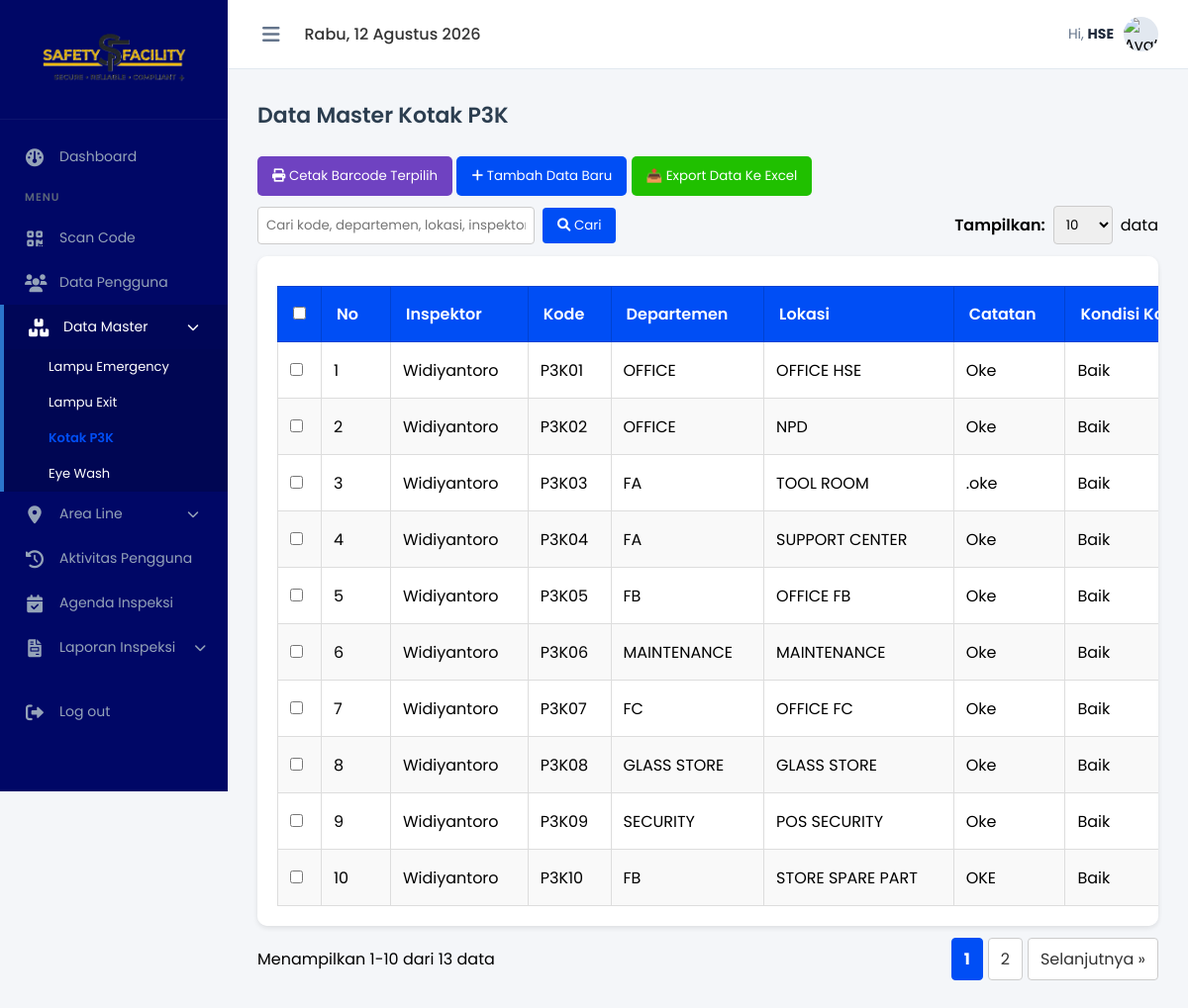
The page /master_p3k.php (signed in) on the database its author committed.
### tables this page shows
CREATE TABLE `master_p3k` (
  `id` int(11) NOT NULL,
  `code` varchar(50) NOT NULL,
  `line_area` varchar(100) DEFAULT NULL,
  `lokasi` varchar(255) NOT NULL,
  `kondisi_kotak` enum('Baik','Tidak') NOT NULL DEFAULT 'Baik',
  `kelengkapan_isi` enum('Lengkap','Tidak') NOT NULL DEFAULT 'Lengkap',
  `expired_obat` enum('Lengkap','Tidak') NOT NULL DEFAULT 'Lengkap',
  `kondisi` enum('baik','rusak','','') NOT NULL,
  `catatan` varchar(255) NOT NULL
);

### master_p3k.php (the view, shortened to what this page needs)
<?php
global $koneksi;
$search = isset($_GET['search']) ? trim($_GET['search']) : '';
$limit = isset($_GET['limit']) ? (int)$_GET['limit'] : 10;
$limit_options = [10, 25, 50, 100];
$page = isset($_GET['page']) ? (int)$_GET['page'] : 1;
$offset = ($page - 1) * $limit;
$search_sql = '';
$join_sql = "FROM master_p3k mp
    LEFT JOIN (
        SELECT code_p3k, username, tanggal_inspeksi
        FROM inspeksi_p3k
        WHERE id_inspeksi IN (SELECT MAX(id_inspeksi) FROM inspeksi_p3k GROUP BY code_p3k)
    ) ip ON mp.code = ip.code_p3k" . $search_sql;
$query_total = mysqli_query($koneksi, "SELECT COUNT(*) AS total $join_sql");
$total_rows = 0;
if ($query_total) {
    $total_rows = (int) mysqli_fetch_assoc($query_total)['total'];
}
$total_pages = $total_rows > 0 ? (int) ceil($total_rows / $limit) : 1;
$query = mysqli_query($koneksi, "SELECT mp.*, ip.username, ip.tanggal_inspeksi $join_sql
    ORDER BY mp.code ASC
    LIMIT $limit OFFSET $offset");
$hari_ini = date('l');
$daftar_hari = [
    'Sunday' => 'Minggu',
    'Monday' => 'Senin',
    'Tuesday' => 'Selasa',
    'Wednesday' => 'Rabu',
    'Thursday' => 'Kamis',
    'Friday' => 'Jumat',
    'Saturday' => 'Sabtu'
];
$hari_indo = $daftar_hari[$hari_ini] ?? $hari_ini;
$bulan_ini = date('F');
$daftar_bulan = [
    'January' => 'Januari',
    'February' => 'Februari',
    'March' => 'Maret',
    'April' => 'April',
    'May' => 'Mei',
    'June' => 'Juni',
    'July' => 'Juli',
    'August' => 'Agustus',
    'September' => 'September',
    'October' => 'Oktober',
    'November' => 'November',
    'December' => 'Desember'
];
$bulan_indo = $daftar_bulan[$bulan_ini] ?? $bulan_ini;
$tanggal_format = $hari_indo . ", " . date('d') . " " . $bulan_indo . " " . date('Y');
?>
<!DOCTYPE html>
<html lang="id">
<head>
    <link rel="stylesheet" href="https://cdnjs.cloudflare.com/ajax/libs/font-awesome/6.0.0/css/all.min.css">
    <link rel="stylesheet" href="style.css">
</head>
<body>
    <aside class="sidebar" id="sidebar">
        <div class="sidebar-brand">
            <img src="../foto/logo.png" alt="Safety Facility Logo" class="sidebar-logo">
        </div>
        <ul class="sidebar-menu">
            <li><a href="index.php"><i class="fa-solid fa-gauge"></i> <span>Dashboard</span></a></li>
            <li class="menu-header">Menu</li>
            <li><a href="scan.php"><i class="fa-solid fa-qrcode"></i> <span>Scan Code</span></a></li>
            <li><a href="../login.php"><i class="fa-solid fa-users"></i> <span>Data Pengguna</span></a></li>
            <li class="has-submenu active">
                <a href="javascript:void(0)" onclick="toggleSubmenu(this)">
                    <i class="fa-solid fa-boxes-stacked"></i>
                    <span>Data Master</span>
                    <i class="fa-solid fa-chevron-down submenu-icon"></i>
                </a>
                <ul class="submenu" style="display: block;">
                    <li><a href="master_lampu.php"> Lampu Emergency</a></li>
                    <li><a href="lampu_exit.php"> Lampu Exit</a></li>
                    <li><a href="master_p3k.php" style="color: #004ef5; font-weight: 600;"> Kotak P3K</a></li>
                    <li><a href="master_eyewash.php"> Eye Wash</a></li>
                </ul>
            </li>
            <li class="has-submenu">
                <a href="javascript:void(0)" onclick="toggleSubmenu(this)">
                    <i class="fa-solid fa-location-dot"></i>
                    <span>Area Line</span>
                    <i class="fa-solid fa-chevron-down submenu-icon"></i>
                </a>
            </li>
            <li><a href="aktivitas.php"><i class="fa-solid fa-clock-rotate-left"></i> <span>Aktivitas Pengguna</span></a></li>
            <li><a href="agenda.php"><i class="fa-solid fa-calendar-check"></i> <span>Agenda Inspeksi</span></a></li>
            <li class="has-submenu">
                <a href="javascript:void(0)" onclick="toggleSubmenu(this)">
                    <i class="fa-solid fa-file-invoice"></i>
                    <span>Laporan Inspeksi</span>
                    <i class="fa-solid fa-chevron-down submenu-icon"></i>
                </a>
            </li>
            <li style="margin-top: 20px;"><a href="../logout.php"><i class="fa-solid fa-right-from-bracket"></i> <span>Log out</span></a></li>
        </ul>
    </aside>
    <main class="main-content">
        <header class="topbar">
            <div class="topbar-left">
                <button class="toggle-sidebar-btn" onclick="toggleSidebar()"><i class="fa-solid fa-bars"></i></button>
                <div class="topbar-date"><?= $tanggal_format; ?></div>
            </div>
            <div class="user-profile">
                <span>Hi, <strong><?= htmlspecialchars($_SESSION['nama_lengkap'] ?? 'Admin'); ?></strong></span>
                <div class="user-avatar">
                    <img src="https://images.unsplash.com/photo-1535713875002-d1d0cf377fde?q=80&w=100" alt="Avatar">
                </div>
            </div>
        </header>
        <section class="content-body">
            <h2 class="page-title">Data Master Kotak P3K</h2>
            <div class="top-actions">
                <button type="button" id="btnCetakTerpilih" onclick="cetakBarcodeTerpilih('p3k')" style="background: #6f42c1; border:none; padding:10px 15px; margin-bottom: 10px; color:white; border-radius:5px; cursor:pointer;"><i class="fa-solid fa-print"></i> Cetak Barcode Terpilih</button>
                <button type="button" onclick="document.getElementById('modalTambah').style.display='block'" style="background: #004ef5; border:none; padding:10px 15px; margin-bottom: 10px; color:white; border-radius:5px; cursor:pointer;">
                    <i class="fa-solid fa-plus"></i> Tambah Data Baru
                </button>
                <button onclick="window.location.href='../export/excel_p3k.php'" style="background: #20c000; border:none; padding:10px 15px; margin-bottom: 10px; color:white; border-radius:5px; cursor:pointer;">📤 Export Data Ke Excel</button>
            </div>
            <div style="display:flex; justify-content:space-between; align-items:center; flex-wrap:wrap; gap:10px; margin-bottom:12px;">
                <form method="GET" style="display:flex; align-items:center; gap:8px;">
                    <input type="text" name="search" value="<?= htmlspecialchars($search); ?>" placeholder="Cari kode, departemen, lokasi, inspektor..." style="padding:8px; border:1px solid #ccc; border-radius:4px; width:280px;">
                    <button type="submit" style="background:#004ef5; color:white; border:none; padding:8px 15px; border-radius:4px; cursor:pointer;">
                        <i class="fa-solid fa-magnifying-glass"></i> Cari
                    </button>
                </form>
                <form method="GET" style="display:flex; align-items:center; gap:8px;">
                    <label style="font-weight:600;">Tampilkan:</label>
                    <select name="limit" onchange="this.form.submit()" style="padding:8px; border:1px solid #ccc; border-radius:4px;">
                        <?php foreach ($limit_options as $opt): ?>
                            <option value="<?= $opt; ?>" <?= $limit == $opt ? 'selected' : ''; ?>><?= $opt; ?></option>
                        <?php endforeach; ?>
                    </select>
                    <span>data</span>
                </form>
            </div>
            <div class="table-container">
                <table>
                    <thead>
                        <tr>
                            <th style="width: 3%"><input type="checkbox" id="checkAll" onclick="toggleCheckAll(this)"></th><th style="width: 5%">No</th>
                            <th>Inspektor</th>
                            <th>Kode</th>
                            <th>Departemen</th>
                            <th>Lokasi</th>
                            <th>Catatan</th>
                            <th>Kondisi Kotak</th>
                        </tr>
                    </thead>
                    <tbody>
                        <?php
                        $no = $offset + 1;
                        if ($query && mysqli_num_rows($query) > 0) {
                            while ($row = mysqli_fetch_assoc($query)) {
                                $safeKondisiKotak = htmlspecialchars($row['kondisi_kotak'] ?? 'Baik', ENT_QUOTES);
                        ?>
                                <tr>
                                    <td><input type="checkbox" class="row-check" value="<?= $row['id']; ?>"></td>
                                    <td><?= $no++; ?></td>
                                    <td><?= !empty($row['username']) ? htmlspecialchars($row['username']) : '<span style="color:#999; font-style:italic;">Belum Diinspeksi</span>'; ?></td>
                                    <td><?= htmlspecialchars($row['code']); ?></td>
                                    <td><?= !empty($row['line_area']) ? htmlspecialchars($row['line_area']) : '-'; ?></td>
                                    <td><?= htmlspecialchars($row['lokasi']); ?></td>
                                    <td><?= !empty($row['catatan']) ? htmlspecialchars($row['catatan']) : '-'; ?></td>
                                    <td><?= (strtolower($safeKondisiKotak) == 'baik') ? 'Baik' : 'Tidak'; ?></td>
                                </tr>
                        <?php }
                        } else {
                            echo "<tr><td colspan='11' style='text-align:center;'>Tidak ada data master tersedia</td></tr>";
                        }
                        ?>
                    </tbody>
                </table>
            </div>
            <div style="display:flex; justify-content:space-between; align-items:center; flex-wrap:wrap; gap:10px; margin-top:12px;">
                <div>
                    Menampilkan <?= $total_rows > 0 ? ($offset + 1) : 0; ?>-<?= min($offset + $limit, $total_rows); ?> dari <?= $total_rows; ?> data
                </div>
                <?php if ($total_pages > 1): ?>
                    <div style="display:flex; gap:5px; flex-wrap:wrap;">
                        <?php
                        $base_params = [];
                        $base_params['limit'] = $limit;
                        function buildPageUrl($page_num, $base_params)
                        {
                            $params = $base_params;
                            $params['page'] = $page_num;
                            return 'master_p3k.php?' . http_build_query($params);
                        }
                        ?>
                        <?php for ($i = 1; $i <= $total_pages; $i++): ?>
                            <a href="<?= buildPageUrl($i, $base_params); ?>" style="padding:8px 12px; border:1px solid <?= $i == $page ? '#004ef5' : '#ccc'; ?>; background:<?= $i == $page ? '#004ef5' : '#fff'; ?>; color:<?= $i == $page ? '#fff' : '#333'; ?>; border-radius:4px; text-decoration:none; font-weight:<?= $i == $page ? '700' : '400'; ?>;"><?= $i; ?></a>
                        <?php endfor; ?>
                        <?php if ($page < $total_pages): ?>
                            <a href="<?= buildPageUrl($page + 1, $base_params); ?>" style="padding:8px 12px; border:1px solid #ccc; background:#fff; border-radius:4px; text-decoration:none; color:#333;">Selanjutnya &raquo;</a>
                        <?php endif; ?>
                    </div>
                <?php endif; ?>
            </div>
        </section>
    </main>
</body>
</html>

### admin/style.css (style rules this page uses)
* { margin: 0; padding: 0; box-sizing: border-box; font-family: 'Poppins', sans-serif; }
body { background-color: #f4f6f9; display: flex; min-height: 100vh; overflow-x: hidden; }
.sidebar { width: 230px; background-color: #000766; color: #adb5bd; display: flex; flex-direction: column; transition: width 0.3s ease; overflow-y: auto; overflow-x: hidden; height: 100vh; position: fixed; top: 0; left: 0; z-index: 100; }
.sidebar-brand { padding: 20px; display: flex; align-items: center; justify-content: center; color: #fff; border-bottom: 1px solid rgba(255, 255, 255, 0.05); white-space: nowrap; }
.sidebar-logo { max-width: 85%; height: auto; transition: all 0.3s ease; }
.sidebar-menu { padding: 15px 0; list-style: none; flex-grow: 1; }
.menu-header { padding: 10px 25px; font-size: 11px; text-transform: uppercase; letter-spacing: 1px; color: #596579; font-weight: 600; white-space: nowrap; transition: opacity 0.2s; }
.sidebar-menu li a { display: flex; align-items: center; gap: 15px; padding: 12px 25px; color: #94a3b8; text-decoration: none; font-size: 14px; transition: all 0.3s; white-space: nowrap; }
.sidebar-menu li a i { font-size: 18px; width: 20px; text-align: center; flex-shrink: 0; }
.sidebar-menu li a span { transition: opacity 0.2s; }
.sidebar-menu li a:hover, .sidebar-menu li.active a { background-color: rgba(255, 255, 255, 0.02); color: #fff; }
.sidebar-menu li.active a { border-left: 4px solid #2b75cc; background-color: rgba(0, 0, 0, 0.15); }
.main-content { flex-grow: 1; display: flex; flex-direction: column; min-width: 0; margin-left: 230px; transition: margin-left 0.3s ease; }
.topbar { background-color: #fff; height: 70px; display: flex; align-items: center; justify-content: space-between; padding: 0 30px; border-bottom: 1px solid #e2e8f0; }
.topbar-left { display: flex; align-items: center; gap: 20px; }
.toggle-sidebar-btn { font-size: 20px; color: #64748b; cursor: pointer; background: none; border: none; outline: none; padding: 5px; display: flex; align-items: center; justify-content: center; transition: color 0.2s; }
.topbar-date { font-size: 16px; color: #333; font-weight: 500; }
.user-profile { display: flex; align-items: center; gap: 10px; cursor: pointer; }
.user-profile span { font-size: 14px; color: #64748b; }
.user-profile strong { color: #1e293b; }
.user-avatar { width: 35px; height: 35px; background-color: #e2e8f0; border-radius: 50%; display: flex; align-items: center; justify-content: center; overflow: hidden; }
.user-avatar img { width: 100%; height: 100%; object-fit: cover; }
.content-body { padding: 30px; flex-grow: 1; position: relative; }
.page-title { font-size: 22px; font-weight: 600; color: #2c3e50; margin-bottom: 25px; }
.submenu { display: none; list-style: none; background: rgba(0, 0, 0, 0.05); margin: 0; padding: 0; }
.submenu li a { display: flex; align-items: center; padding: 8px 15px 8px 45px !important; font-size: 13px !important; color: #444; text-decoration: none; transition: background 0.2s; }
.submenu-icon { margin-left: auto; font-size: 12px !important; transition: transform 0.3s ease; }
.has-submenu>a { display: flex; align-items: center; width: 100%; }
.main-content { animation: fadeIn 0.4s ease-out; }
.content-body { animation: slideInUp 0.5s cubic-bezier(0.16, 1, 0.3, 1); }
.table-container { animation: slideInUp 0.6s cubic-bezier(0.16, 1, 0.3, 1) both; animation-delay: 0.2s; }
.shortcut-card, .stat-card, .table-action-btn, button, a { transition: all 0.2s ease-in-out !important; }

### master_p3k.php (style rules this page uses)
.table-container { background: #fff; padding: 20px; border-radius: 10px; box-shadow: 0 2px 5px rgba(0, 0, 0, .1); overflow-x: auto; overflow-y: hidden; white-space: nowrap; }
.table-container table { min-width: 1400px; width: max-content; border-collapse: collapse; margin-top: 10px; }
thead tr { background-color: #004ef5; color: white; }
thead th { padding: 15px; text-align: left; font-weight: 600; border: 1px solid #0042d1; }
tbody td { padding: 12px; border: 1px solid #ddd; }
tbody tr:nth-child(even) { background-color: #f9f9f9; }

### rows shown on the page
master_p3k: username "Widiyantoro", code "P3K01", line_area "OFFICE", lokasi "OFFICE HSE", catatan "Oke", kondisi_kotak "Baik"
master_p3k: username "Widiyantoro", code "P3K02", line_area "OFFICE", lokasi "NPD", catatan "Oke", kondisi_kotak "Baik"
master_p3k: username "Widiyantoro", code "P3K03", line_area "FA", lokasi "TOOL ROOM", catatan ".oke", kondisi_kotak "Baik"
master_p3k: username "Widiyantoro", code "P3K04", line_area "FA", lokasi "SUPPORT CENTER", catatan "Oke", kondisi_kotak "Baik"
master_p3k: username "Widiyantoro", code "P3K05", line_area "FB", lokasi "OFFICE FB", catatan "Oke", kondisi_kotak "Baik"
master_p3k: username "Widiyantoro", code "P3K06", line_area "MAINTENANCE", lokasi "MAINTENANCE", catatan "Oke", kondisi_kotak "Baik"
master_p3k: username "Widiyantoro", code "P3K07", line_area "FC", lokasi "OFFICE FC", catatan "Oke", kondisi_kotak "Baik"
master_p3k: username "Widiyantoro", code "P3K08", line_area "GLASS STORE", lokasi "GLASS STORE", catatan "Oke", kondisi_kotak "Baik"
master_p3k: username "Widiyantoro", code "P3K09", line_area "SECURITY", lokasi "POS SECURITY", catatan "Oke", kondisi_kotak "Baik"
master_p3k: username "Widiyantoro", code "P3K10", line_area "FB", lokasi "STORE SPARE PART", catatan "OKE", kondisi_kotak "Baik"

### other values the page prints
$_SESSION['nama_lengkap'] "HSE"
$offset + 1 "1"
min($offset + $limit, $total_rows) "10"
$total_rows "13"
form field limit "10"
